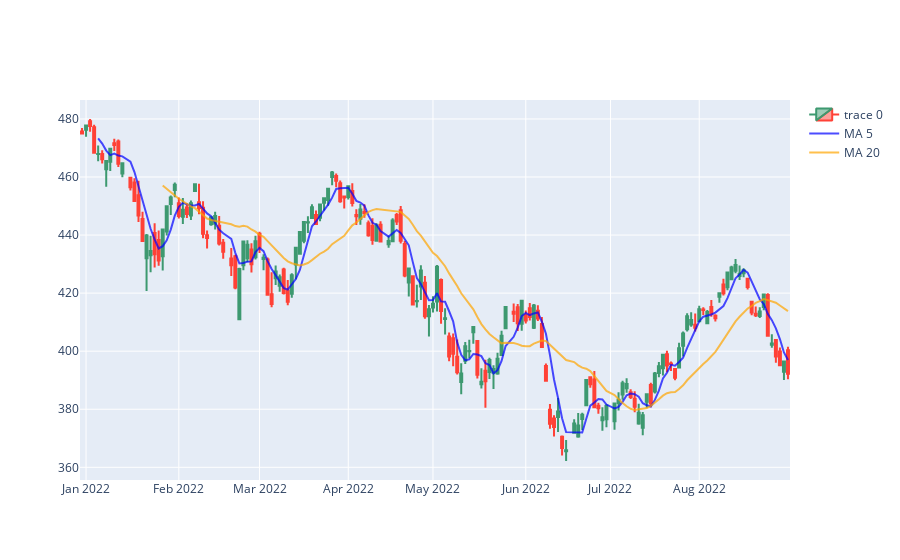

The notebook cell this image was saved under:
### Code cell
fig.add_trace(go.Scatter(x=df.index, 
                         y=df['MA5'], 
                         opacity=0.7, 
                         line=dict(color='blue', width=2), 
                         name='MA 5'))
fig.add_trace(go.Scatter(x=df.index, 
                         y=df['MA20'], 
                         opacity=0.7, 
                         line=dict(color='orange', width=2), 
                         name='MA 20'))

### Figure 1 — Plotly figure (JSON) as saved in the notebook; plotly's stock layout.template omitted (floating-point values rounded to 4 significant figures; data arrays with more than 128 entries replaced by an {"elided": "..."} marker saying what was removed)
{"data": [{"close": {"elided": "170 float values"}, "high": {"elided": "170 float values"}, "low": {"elided": "170 float values"}, "open": {"elided": "170 float values"}, "type": "candlestick", "x": {"elided": "170 str values"}}, {"line": {"color": "blue", "width": 2}, "name": "MA 5", "opacity": 0.7, "type": "scatter", "x": {"elided": "170 str values"}, "y": {"elided": "170 float values"}}, {"line": {"color": "orange", "width": 2}, "name": "MA 20", "opacity": 0.7, "type": "scatter", "x": {"elided": "170 str values"}, "y": {"elided": "170 float values"}}], "layout": {"xaxis": {"rangebreaks": [{"bounds": ["sat", "mon"], "values": ["2022-01-01", "2022-01-02", "2022-01-08", "2022-01-09", "2022-01-15", "2022-01-16", "2022-01-17", "2022-01-22", "2022-01-23", "2022-01-29", "2022-01-30", "2022-02-05", "2022-02-06", "2022-02-12", "2022-02-13", "2022-02-19", "2022-02-20", "2022-02-21", "2022-02-26", "2022-02-27", "2022-03-05", "2022-03-06", "2022-03-12", "2022-03-13", "2022-03-19", "2022-03-20", "2022-03-26", "2022-03-27", "2022-04-02", "2022-04-03", "2022-04-09", "2022-04-10", "2022-04-15", "2022-04-16", "2022-04-17", "2022-04-23", "2022-04-24", "2022-04-30", "2022-05-01", "2022-05-07", "2022-05-08", "2022-05-14", "2022-05-15", "2022-05-21", "2022-05-22", "2022-05-28", "2022-05-29", "2022-05-30", "2022-06-04", "2022-06-05", "2022-06-11", "2022-06-12", "2022-06-18", "2022-06-19", "2022-06-20", "2022-06-25", "2022-06-26", "2022-07-02", "2022-07-03", "2022-07-04", "2022-07-09", "2022-07-10", "2022-07-16", "2022-07-17", "2022-07-23", "2022-07-24", "2022-07-30", "2022-07-31", "2022-08-06", "2022-08-07", "2022-08-13", "2022-08-14", "2022-08-20", "2022-08-21", "2022-08-27", "2022-08-28"]}], "rangeslider": {"visible": false}}}}
